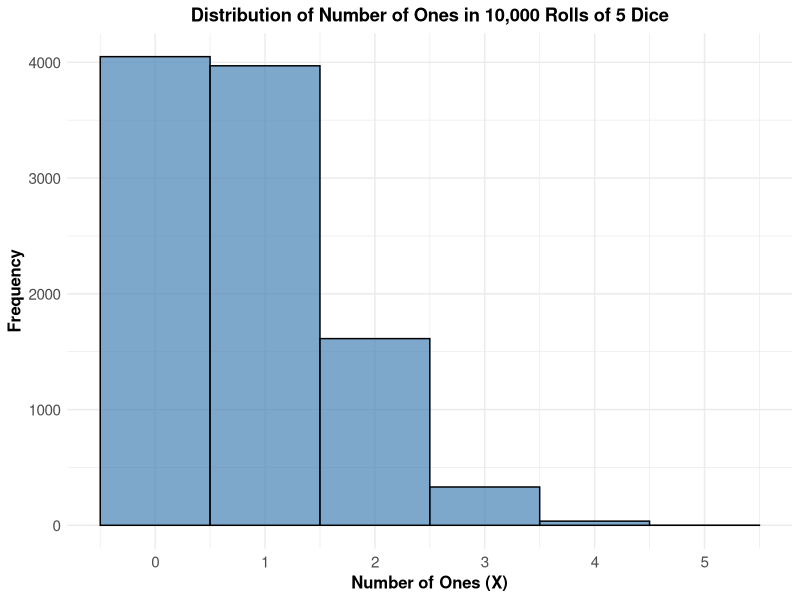
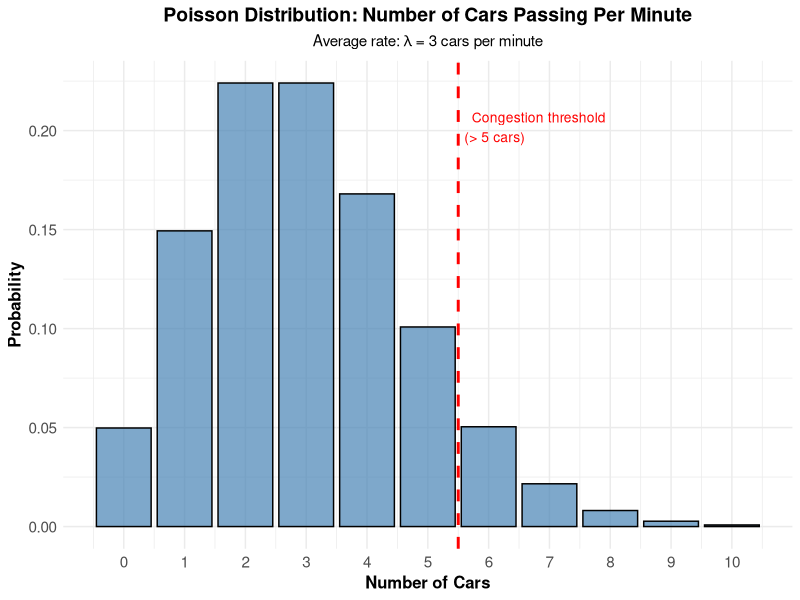

These charts were generated, in order, by the following R code:
## ---- chunk 1
knitr::opts_chunk$set(echo = TRUE)
## ---- chunk 2
# Define the probability of defect
p <- 3/75  # probability of finding a defective bulb
q <- 1 - p  # probability of finding a non-defective bulb

# Display probabilities
cat("Probability of defect (p):", p, "\n")
cat("Probability of non-defect (q):", q, "\n")
## ---- chunk 3
# Probability of first defect on 6th trial
k <- 6
prob_1a <- (q^(k-1)) * p

cat("P(X = 6) =", round(prob_1a, 3), "\n")
## ---- chunk 4
# Using complement of CDF
prob_1b <- 1 - pgeom(2, prob = p)  # pgeom(k-1) gives P(X <= k)
cat("P(X >= 4):", round(prob_1b, 3), "\n")
## ---- chunk 5
# Using complement
prob_1c<- 1 - q^10
cat("P(X <= 10):", round(prob_1c, 3), "\n")

## ---- chunk 6
# Load required library
library(ggplot2)

# Set seed for reproducibility
set.seed(20220707)

# Simulate rolling 5 dice 10,000 times
n_simulations <- 10000
n_dice <- 5

# For each simulation, roll 5 dice and count the number of ones
X <- replicate(n_simulations, {
  dice_rolls <- sample(1:6, size = n_dice, replace = TRUE)
  sum(dice_rolls == 1)  # Count how many ones
})

# Display first few values
cat("First 20 values of X:", head(X, 20), "\n")
cat("Summary statistics:\n")
summary(X)
## ---- chunk 7
# Create a data frame for ggplot
data_X <- data.frame(X = X)

# Create histogram using ggplot
ggplot(data_X, aes(x = X)) +
  geom_histogram(binwidth = 1, fill = "steelblue", color = "black", alpha = 0.7) +
  scale_x_continuous(breaks = 0:5) +
  labs(
    title = "Distribution of Number of Ones in 10,000 Rolls of 5 Dice",
    x = "Number of Ones (X)",
    y = "Frequency"
  ) +
  theme_minimal() +
  theme(
    plot.title = element_text(hjust = 0.5, face = "bold"),
    axis.text = element_text(size = 11),
    axis.title = element_text(size = 12, face = "bold")
  )
## ---- chunk 8
# Calculate sample mean
sample_mean <- sum(X) / length(X)

# Calculate sample variance
sample_variance <- sum((X - sample_mean)^2) / (length(X) - 1)

# Display results
cat("Sample Mean (x-bar) =", round(sample_mean, 3), "\n\n")
cat("Sample Variance (s^2) =", round(sample_variance, 3), "\n\n")

## ---- chunk 9
# Calculate lambda for one minute
# Average cars per hour = 180
# Average cars per minute (lambda)
lambda <- 180 / 60
cat("Average cars per minute (lambda):", lambda, "\n")
## ---- chunk 10
# Probability of congestion (more than 5 cars)
# P(X > 5) = 1 - P(X <= 5)
prob_congestion <- 1 - ppois(5, lambda = lambda)

cat("P(X > 5) = P(congestion) =", round(prob_congestion, 3), "\n")
## ---- chunk 11
# Create data for the bar chart
cars <- 0:10
probabilities <- dpois(cars, lambda = lambda)

# Create data frame
poisson_data <- data.frame(
  Cars = cars,
  Probability = probabilities
)

# Create bar chart using ggplot
ggplot(poisson_data, aes(x = Cars, y = Probability)) +
  geom_bar(stat = "identity", fill = "steelblue", color = "black", alpha = 0.7) +
  geom_vline(xintercept = 5.5, linetype = "dashed", color = "red", linewidth = 1) +
  annotate("text", x = 5.5, y = max(probabilities) * 0.9,
           label = "Congestion threshold\n(> 5 cars)",
           color = "red", hjust = -0.1, size = 3.5) +
  scale_x_continuous(breaks = 0:10) +
  labs(
    title = "Poisson Distribution: Number of Cars Passing Per Minute",
    subtitle = expression(paste("Average rate: ", lambda, " = 3 cars per minute")),
    x = "Number of Cars",
    y = "Probability"
  ) +
  theme_minimal() +
  theme(
    plot.title = element_text(hjust = 0.5, face = "bold", size = 14),
    plot.subtitle = element_text(hjust = 0.5, size = 11),
    axis.text = element_text(size = 11),
    axis.title = element_text(size = 12, face = "bold")
  )

# Display the probability table
cat("\nProbability Distribution Table:\n")
print(poisson_data, digits = 3)
## ---- chunk 12
# Define the parameters of the normal distribution
mu <- 500      # mean
sigma <- 100   # standard deviation

cat("Distribution: X ~ N(mu =", mu, ", sigma =", sigma, ")\n")
## ---- chunk 13
# Score threshold
score <- 585

# Calculate probability using pnorm
prob_585_or_less <- pnorm(score, mean = mu, sd = sigma)
cat("P(X <= 585) =", round(prob_585_or_less, 3), "\n")
## ---- chunk 14
# Calculate quartiles using qnorm
Q1 <- qnorm(0.25, mean = mu, sd = sigma)  # Lower quartile (25th percentile)
Q2 <- qnorm(0.50, mean = mu, sd = sigma)  # Median (50th percentile)
Q3 <- qnorm(0.75, mean = mu, sd = sigma)  # Upper quartile (75th percentile)

# Display results
cat("Lower Quartile (Q1, 25th percentile):", round(Q1, 3), "\n")
cat("Median (Q2, 50th percentile):", round(Q2, 3), "\n")
cat("Upper Quartile (Q3, 75th percentile):", round(Q3, 3), "\n")
## ---- chunk 15
# This is where my code for this question goes
## ---- chunk 16
# This is where my code for this question goes
